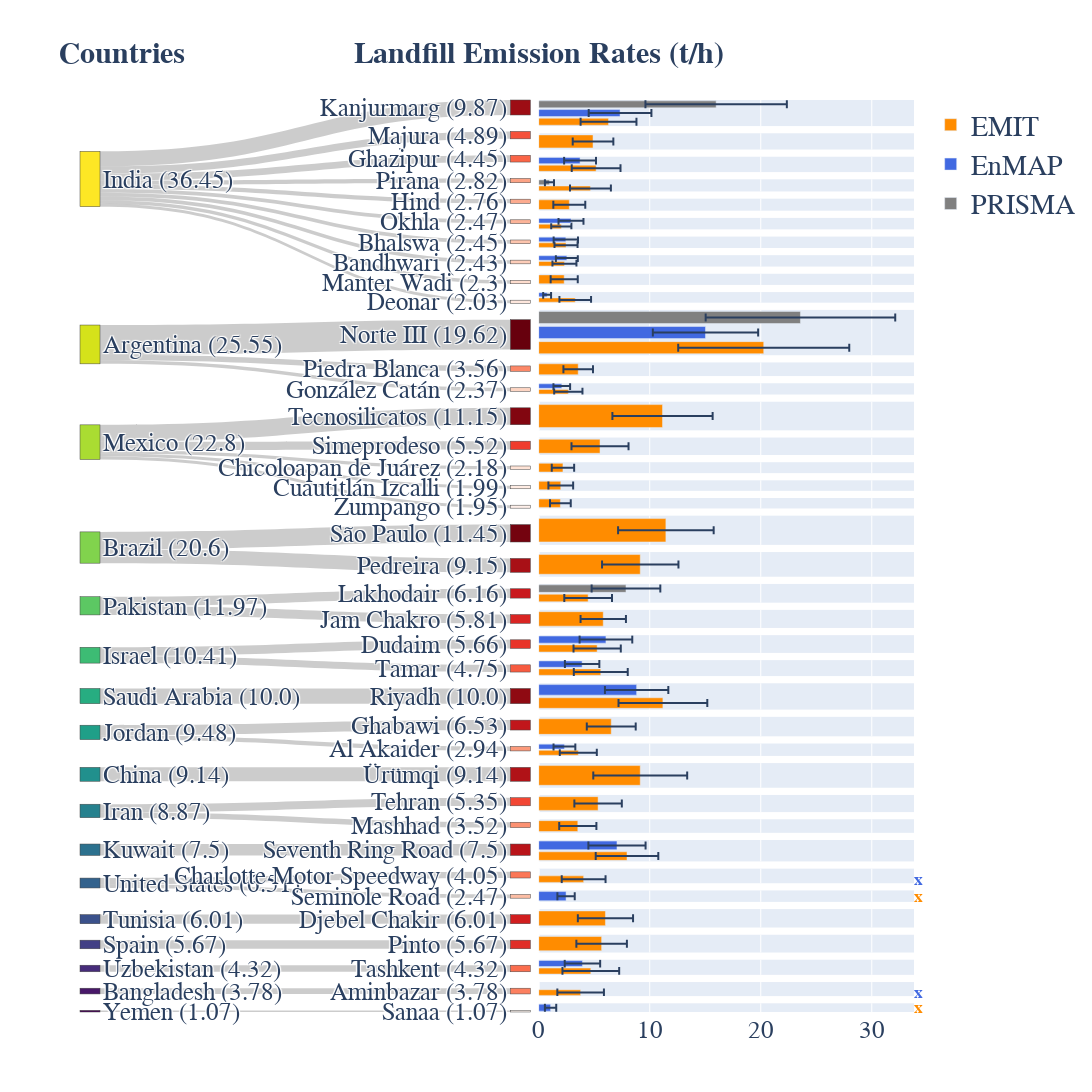

Notebook source saved alongside this figure:
### Code cell
type_colors = {'EMIT': 'darkorange',
               'EnMAP': 'royalblue',
               'PRISMA': 'gray'}

trace_sankey = go.Sankey(
    # orientation = 'v',
    node = {"label": label_list,
            'color': country_color+landfill_color,
            # 'pad': 50,
            },
    link = {"source": source, "target": target, "value": emission},
    domain={'x': [0, 0.54]},
    )

fig = make_subplots(rows=len(landfill_color), cols=2,
                    row_heights=row_height,
                    # row_heights=df_landfill_emiss['bar_width'].to_list(),
                    shared_xaxes=True,
)

fig.add_trace(trace_sankey)

# error bar plot
all_platforms =  ['EMIT', 'EnMAP', 'PRISMA']
row = 1
for name in df_emiss['name']:
    landfill_data = df_emiss_grp[df_emiss_grp['name'] == name]
    # add row for no plume is detected but valid
    df_summary_landfill = df_summary[df_summary['name']==name]
    available_platforms = df_emiss_grp[df_emiss_grp['name']==name]['platform']
    rest_platforms = list(np.setdiff1d(all_platforms, available_platforms))

    # plot bars
    for _, row_data in landfill_data.iterrows():
        fig.add_trace(
            go.Bar(y=[row_data['platform']], x=[row_data['mean']], orientation='h',
                   name=row_data['platform'], marker_color=type_colors[row_data['platform']],
                #    xaxis=f'x{row}',
                   width=0.8,
            error_x=dict(
                        type='data', # value of error bar given in data coordinates
                        array=np.array(row_data['std']),
                        visible=True)
                   ),
            row=row, col=2
        )

    # plot cross for landfills which have OBS but no plume
    for index, rest_platform in enumerate(rest_platforms):
        df_row = df_obs[df_obs['name']==name]
        if (df_row[f'overpass({rest_platform.lower()})'].values>0) and (df_row[f'plume({rest_platform.lower()})'].values==0):
            if rest_platform == 'PRISMA':
                x = 1.04
            else:
                x = 1.03
                fig.add_annotation(
                    dict(
                        font=dict(
                            color=type_colors[rest_platform],
                            size=17
                        ),
                        x=x,
                        xref='x domain',
                        y=row_data['platform'],
                        showarrow=False,
                        text="<b>x</b>",
                        textangle=0,
                    ),
                        row=row, col=2,
                )

    row += 1

# https://stackoverflow.com/a/62162555/7347925
names = set()
fig.for_each_trace(
    lambda trace:
        trace.update(showlegend=False)
        if (trace.name in names) else names.add(trace.name))

fig.update_yaxes(showticklabels=False) # Hide y axis ticks

fig.update_layout(
    font=dict(
        family='sans-serif',
        size=25,
        # color="RebeccaPurple"
    ),
    autosize=False,
    width=1500,
    height=1500,
    xaxis2=dict(
        range=(0, 35)
    ),
    legend=dict(font=dict(size=28), itemwidth=30),
)

fig.add_annotation(dict(x=0.05, y=1.05, ax=0, ay=0,
                    xref = "paper", yref = "paper", 
                    font=dict(size=30), text= "<b>Countries</b>",
                  ))

fig.add_annotation(dict(x=0.55, y=1.05, ax=0, ay=0,
                    xref = "paper", yref = "paper", 
                    font=dict(size=30), text= "<b>Landfill Emission Rates (t/h)</b>",
                  ))

fig.write_image('../figures/emission_sankey.pdf', scale=3)
fig.show()

### Figure 1 — Plotly figure (JSON) as saved in the notebook; plotly's stock layout.template omitted (floating-point values rounded to 4 significant figures)
{"data": [{"domain": {"x": [0, 0.54]}, "link": {"source": [0, 0, 0, 0, 0, 0, 0, 0, 0, 0, 1, 1, 1, 2, 2, 2, 2, 2, 3, 3, 4, 4, 5, 5, 6, 7, 7, 8, 9, 9, 10, 11, 11, 12, 13, 14, 15, 16], "target": [17, 18, 19, 20, 21, 22, 23, 24, 25, 26, 27, 28, 29, 30, 31, 32, 33, 34, 35, 36, 37, 38, 39, 40, 41, 42, 43, 44, 45, 46, 47, 48, 49, 50, 51, 52, 53, 54], "value": [9.866, 4.894, 4.448, 2.816, 2.756, 2.472, 2.452, 2.427, 2.296, 2.026, 19.62, 3.557, 2.373, 11.15, 5.522, 2.185, 1.989, 1.951, 11.45, 9.146, 6.157, 5.814, 5.66, 4.751, 10.0, 6.534, 2.942, 9.145, 5.349, 3.522, 7.502, 4.048, 2.465, 6.012, 5.668, 4.317, 3.777, 1.07]}, "node": {"color": ["#fde725", "#d5e21a", "#aadc32", "#81d34d", "#5cc863", "#3dbc74", "#27ad81", "#1f9f88", "#21908d", "#26818e", "#2c718e", "#33628d", "#3b518b", "#423f85", "#472c7a", "#481769", "#440154", "#9d0d14", "#f5513a", "#fa6547", "#fca385", "#fcab8f", "#fcb499", "#fdc5ae", "#fdcdb9", "#feddce", "#fee7dd", "#67000d", "#fc8868", "#fdd5c3", "#820610", "#ef3c2d", "#fee3d6", "#ffece3", "#fff0ea", "#74030f", "#a81016", "#c9181d", "#d92523", "#e83429", "#f75b40", "#8f0a12", "#c1161b", "#fc9a7b", "#b01217", "#f24633", "#fc9171", "#b91419", "#fb7757", "#fcbda4", "#d11e1f", "#e02d26", "#fb6e4e", "#fc8060", "#fff5f0"], "label": ["India (36.45)", "Argentina (25.55)", "Mexico (22.8)", "Brazil (20.6)", "Pakistan (11.97)", "Israel (10.41)", "Saudi Arabia (10.0)", "Jordan (9.48)", "China (9.14)", "Iran (8.87)", "Kuwait (7.5)", "United States (6.51)", "Tunisia (6.01)", "Spain (5.67)", "Uzbekistan (4.32)", "Bangladesh (3.78)", "Yemen (1.07)", "Kanjurmarg (9.87)", "Majura (4.89)", "Ghazipur (4.45)", "Pirana (2.82)", "Hind (2.76)", "Okhla (2.47)", "Bhalswa (2.45)", "Bandhwari (2.43)", "Manter Wadi (2.3)", "Deonar (2.03)", "Norte III (19.62)", "Piedra Blanca (3.56)", "González Catán (2.37)", "Tecnosilicatos (11.15)", "Simeprodeso (5.52)", "Chicoloapan de Juárez (2.18)", "Cuautitlán Izcalli (1.99)", "Zumpango (1.95)", "São Paulo (11.45)", "Pedreira (9.15)", "Lakhodair (6.16)", "Jam Chakro (5.81)", "Dudaim (5.66)", "Tamar (4.75)", "Riyadh (10.0)", "Ghabawi (6.53)", "Al Akaider (2.94)", "Ürümqi (9.14)", "Tehran (5.35)", "Mashhad (3.52)", "Seventh Ring Road (7.5)", "Charlotte Motor Speedway (4.05)", "Seminole Road (2.47)", "Djebel Chakir (6.01)", "Pinto (5.67)", "Tashkent (4.32)", "Aminbazar (3.78)", "Sanaa (1.07)"]}, "type": "sankey"}, {"error_x": {"array": [2.515], "type": "data", "visible": true}, "marker": {"color": "darkorange"}, "name": "EMIT", "orientation": "h", "type": "bar", "width": 0.8, "x": [6.29], "xaxis": "x2", "y": ["EMIT"], "yaxis": "y2"}, {"error_x": {"array": [2.824], "type": "data", "visible": true}, "marker": {"color": "royalblue"}, "name": "EnMAP", "orientation": "h", "type": "bar", "width": 0.8, "x": [7.328], "xaxis": "x2", "y": ["EnMAP"], "yaxis": "y2"}, {"error_x": {"array": [6.367], "type": "data", "visible": true}, "marker": {"color": "gray"}, "name": "PRISMA", "orientation": "h", "type": "bar", "width": 0.8, "x": [15.98], "xaxis": "x2", "y": ["PRISMA"], "yaxis": "y2"}, {"error_x": {"array": [1.83], "type": "data", "visible": true}, "marker": {"color": "darkorange"}, "name": "EMIT", "orientation": "h", "showlegend": false, "type": "bar", "width": 0.8, "x": [4.894], "xaxis": "x4", "y": ["EMIT"], "yaxis": "y4"}, {"error_x": {"array": [2.196], "type": "data", "visible": true}, "marker": {"color": "darkorange"}, "name": "EMIT", "orientation": "h", "showlegend": false, "type": "bar", "width": 0.8, "x": [5.171], "xaxis": "x6", "y": ["EMIT"], "yaxis": "y6"}, {"error_x": {"array": [1.437], "type": "data", "visible": true}, "marker": {"color": "royalblue"}, "name": "EnMAP", "orientation": "h", "showlegend": false, "type": "bar", "width": 0.8, "x": [3.726], "xaxis": "x6", "y": ["EnMAP"], "yaxis": "y6"}, {"error_x": {"array": [1.84], "type": "data", "visible": true}, "marker": {"color": "darkorange"}, "name": "EMIT", "orientation": "h", "showlegend": false, "type": "bar", "width": 0.8, "x": [4.661], "xaxis": "x8", "y": ["EMIT"], "yaxis": "y8"}, {"error_x": {"array": [0.4103], "type": "data", "visible": true}, "marker": {"color": "gray"}, "name": "PRISMA", "orientation": "h", "showlegend": false, "type": "bar", "width": 0.8, "x": [0.9703], "xaxis": "x8", "y": ["PRISMA"], "yaxis": "y8"}, {"error_x": {"array": [1.439], "type": "data", "visible": true}, "marker": {"color": "darkorange"}, "name": "EMIT", "orientation": "h", "showlegend": false, "type": "bar", "width": 0.8, "x": [2.756], "xaxis": "x10", "y": ["EMIT"], "yaxis": "y10"}, {"error_x": {"array": [0.9086], "type": "data", "visible": true}, "marker": {"color": "darkorange"}, "name": "EMIT", "orientation": "h", "showlegend": false, "type": "bar", "width": 0.8, "x": [2.036], "xaxis": "x12", "y": ["EMIT"], "yaxis": "y12"}, {"error_x": {"array": [1.124], "type": "data", "visible": true}, "marker": {"color": "royalblue"}, "name": "EnMAP", "orientation": "h", "showlegend": false, "type": "bar", "width": 0.8, "x": [2.908], "xaxis": "x12", "y": ["EnMAP"], "yaxis": "y12"}, {"error_x": {"array": [1.039], "type": "data", "visible": true}, "marker": {"color": "darkorange"}, "name": "EMIT", "orientation": "h", "showlegend": false, "type": "bar", "width": 0.8, "x": [2.461], "xaxis": "x14", "y": ["EMIT"], "yaxis": "y14"}, {"error_x": {"array": [1.095], "type": "data", "visible": true}, "marker": {"color": "royalblue"}, "name": "EnMAP", "orientation": "h", "showlegend": false, "type": "bar", "width": 0.8, "x": [2.442], "xaxis": "x14", "y": ["EnMAP"], "yaxis": "y14"}, {"error_x": {"array": [1.08], "type": "data", "visible": true}, "marker": {"color": "darkorange"}, "name": "EMIT", "orientation": "h", "showlegend": false, "type": "bar", "width": 0.8, "x": [2.319], "xaxis": "x16", "y": ["EMIT"], "yaxis": "y16"}, {"error_x": {"array": [0.9877], "type": "data", "visible": true}, "marker": {"color": "royalblue"}, "name": "EnMAP", "orientation": "h", "showlegend": false, "type": "bar", "width": 0.8, "x": [2.535], "xaxis": "x16", "y": ["EnMAP"], "yaxis": "y16"}, {"error_x": {"array": [1.22], "type": "data", "visible": true}, "marker": {"color": "darkorange"}, "name": "EMIT", "orientation": "h", "showlegend": false, "type": "bar", "width": 0.8, "x": [2.296], "xaxis": "x18", "y": ["EMIT"], "yaxis": "y18"}, {"error_x": {"array": [1.425], "type": "data", "visible": true}, "marker": {"color": "darkorange"}, "name": "EMIT", "orientation": "h", "showlegend": false, "type": "bar", "width": 0.8, "x": [3.291], "xaxis": "x20", "y": ["EMIT"], "yaxis": "y20"}, {"error_x": {"array": [0.3553], "type": "data", "visible": true}, "marker": {"color": "royalblue"}, "name": "EnMAP", "orientation": "h", "showlegend": false, "type": "bar", "width": 0.8, "x": [0.7599], "xaxis": "x20", "y": ["EnMAP"], "yaxis": "y20"}, {"error_x": {"array": [7.703], "type": "data", "visible": true}, "marker": {"color": "darkorange"}, "name": "EMIT", "orientation": "h", "showlegend": false, "type": "bar", "width": 0.8, "x": [20.27], "xaxis": "x22", "y": ["EMIT"], "yaxis": "y22"}, {"error_x": {"array": [4.744], "type": "data", "visible": true}, "marker": {"color": "royalblue"}, "name": "EnMAP", "orientation": "h", "showlegend": false, "type": "bar", "width": 0.8, "x": [15.02], "xaxis": "x22", "y": ["EnMAP"], "yaxis": "y22"}, {"error_x": {"array": [8.537], "type": "data", "visible": true}, "marker": {"color": "gray"}, "name": "PRISMA", "orientation": "h", "showlegend": false, "type": "bar", "width": 0.8, "x": [23.57], "xaxis": "x22", "y": ["PRISMA"], "yaxis": "y22"}, {"error_x": {"array": [1.33], "type": "data", "visible": true}, "marker": {"color": "darkorange"}, "name": "EMIT", "orientation": "h", "showlegend": false, "type": "bar", "width": 0.8, "x": [3.557], "xaxis": "x24", "y": ["EMIT"], "yaxis": "y24"}, {"error_x": {"array": [1.274], "type": "data", "visible": true}, "marker": {"color": "darkorange"}, "name": "EMIT", "orientation": "h", "showlegend": false, "type": "bar", "width": 0.8, "x": [2.667], "xaxis": "x26", "y": ["EMIT"], "yaxis": "y26"}, {"error_x": {"array": [0.7504], "type": "data", "visible": true}, "marker": {"color": "royalblue"}, "name": "EnMAP", "orientation": "h", "showlegend": false, "type": "bar", "width": 0.8, "x": [2.079], "xaxis": "x26", "y": ["EnMAP"], "yaxis": "y26"}, {"error_x": {"array": [4.513], "type": "data", "visible": true}, "marker": {"color": "darkorange"}, "name": "EMIT", "orientation": "h", "showlegend": false, "type": "bar", "width": 0.8, "x": [11.15], "xaxis": "x28", "y": ["EMIT"], "yaxis": "y28"}, {"error_x": {"array": [2.569], "type": "data", "visible": true}, "marker": {"color": "darkorange"}, "name": "EMIT", "orientation": "h", "showlegend": false, "type": "bar", "width": 0.8, "x": [5.522], "xaxis": "x30", "y": ["EMIT"], "yaxis": "y30"}, {"error_x": {"array": [1.008], "type": "data", "visible": true}, "marker": {"color": "darkorange"}, "name": "EMIT", "orientation": "h", "showlegend": false, "type": "bar", "width": 0.8, "x": [2.185], "xaxis": "x32", "y": ["EMIT"], "yaxis": "y32"}, {"error_x": {"array": [1.114], "type": "data", "visible": true}, "marker": {"color": "darkorange"}, "name": "EMIT", "orientation": "h", "showlegend": false, "type": "bar", "width": 0.8, "x": [1.989], "xaxis": "x34", "y": ["EMIT"], "yaxis": "y34"}, {"error_x": {"array": [0.9356], "type": "data", "visible": true}, "marker": {"color": "darkorange"}, "name": "EMIT", "orientation": "h", "showlegend": false, "type": "bar", "width": 0.8, "x": [1.951], "xaxis": "x36", "y": ["EMIT"], "yaxis": "y36"}, {"error_x": {"array": [4.304], "type": "data", "visible": true}, "marker": {"color": "darkorange"}, "name": "EMIT", "orientation": "h", "showlegend": false, "type": "bar", "width": 0.8, "x": [11.45], "xaxis": "x38", "y": ["EMIT"], "yaxis": "y38"}, {"error_x": {"array": [3.441], "type": "data", "visible": true}, "marker": {"color": "darkorange"}, "name": "EMIT", "orientation": "h", "showlegend": false, "type": "bar", "width": 0.8, "x": [9.146], "xaxis": "x40", "y": ["EMIT"], "yaxis": "y40"}, {"error_x": {"array": [2.147], "type": "data", "visible": true}, "marker": {"color": "darkorange"}, "name": "EMIT", "orientation": "h", "showlegend": false, "type": "bar", "width": 0.8, "x": [4.453], "xaxis": "x42", "y": ["EMIT"], "yaxis": "y42"}, {"error_x": {"array": [3.093], "type": "data", "visible": true}, "marker": {"color": "gray"}, "name": "PRISMA", "orientation": "h", "showlegend": false, "type": "bar", "width": 0.8, "x": [7.861], "xaxis": "x42", "y": ["PRISMA"], "yaxis": "y42"}, {"error_x": {"array": [2.043], "type": "data", "visible": true}, "marker": {"color": "darkorange"}, "name": "EMIT", "orientation": "h", "showlegend": false, "type": "bar", "width": 0.8, "x": [5.814], "xaxis": "x44", "y": ["EMIT"], "yaxis": "y44"}, {"error_x": {"array": [2.129], "type": "data", "visible": true}, "marker": {"color": "darkorange"}, "name": "EMIT", "orientation": "h", "showlegend": false, "type": "bar", "width": 0.8, "x": [5.265], "xaxis": "x46", "y": ["EMIT"], "yaxis": "y46"}, {"error_x": {"array": [2.372], "type": "data", "visible": true}, "marker": {"color": "royalblue"}, "name": "EnMAP", "orientation": "h", "showlegend": false, "type": "bar", "width": 0.8, "x": [6.055], "xaxis": "x46", "y": ["EnMAP"], "yaxis": "y46"}, {"error_x": {"array": [2.429], "type": "data", "visible": true}, "marker": {"color": "darkorange"}, "name": "EMIT", "orientation": "h", "showlegend": false, "type": "bar", "width": 0.8, "x": [5.591], "xaxis": "x48", "y": ["EMIT"], "yaxis": "y48"}, {"error_x": {"array": [1.551], "type": "data", "visible": true}, "marker": {"color": "royalblue"}, "name": "EnMAP", "orientation": "h", "showlegend": false, "type": "bar", "width": 0.8, "x": [3.911], "xaxis": "x48", "y": ["EnMAP"], "yaxis": "y48"}, {"error_x": {"array": [3.998], "type": "data", "visible": true}, "marker": {"color": "darkorange"}, "name": "EMIT", "orientation": "h", "showlegend": false, "type": "bar", "width": 0.8, "x": [11.19], "xaxis": "x50", "y": ["EMIT"], "yaxis": "y50"}, {"error_x": {"array": [2.854], "type": "data", "visible": true}, "marker": {"color": "royalblue"}, "name": "EnMAP", "orientation": "h", "showlegend": false, "type": "bar", "width": 0.8, "x": [8.82], "xaxis": "x50", "y": ["EnMAP"], "yaxis": "y50"}, {"error_x": {"array": [2.203], "type": "data", "visible": true}, "marker": {"color": "darkorange"}, "name": "EMIT", "orientation": "h", "showlegend": false, "type": "bar", "width": 0.8, "x": [6.534], "xaxis": "x52", "y": ["EMIT"], "yaxis": "y52"}, {"error_x": {"array": [1.667], "type": "data", "visible": true}, "marker": {"color": "darkorange"}, "name": "EMIT", "orientation": "h", "showlegend": false, "type": "bar", "width": 0.8, "x": [3.567], "xaxis": "x54", "y": ["EMIT"], "yaxis": "y54"}, {"error_x": {"array": [0.9818], "type": "data", "visible": true}, "marker": {"color": "royalblue"}, "name": "EnMAP", "orientation": "h", "showlegend": false, "type": "bar", "width": 0.8, "x": [2.317], "xaxis": "x54", "y": ["EnMAP"], "yaxis": "y54"}, {"error_x": {"array": [4.229], "type": "data", "visible": true}, "marker": {"color": "darkorange"}, "name": "EMIT", "orientation": "h", "showlegend": false, "type": "bar", "width": 0.8, "x": [9.145], "xaxis": "x56", "y": ["EMIT"], "yaxis": "y56"}, {"error_x": {"array": [2.137], "type": "data", "visible": true}, "marker": {"color": "darkorange"}, "name": "EMIT", "orientation": "h", "showlegend": false, "type": "bar", "width": 0.8, "x": [5.349], "xaxis": "x58", "y": ["EMIT"], "yaxis": "y58"}, {"error_x": {"array": [1.674], "type": "data", "visible": true}, "marker": {"color": "darkorange"}, "name": "EMIT", "orientation": "h", "showlegend": false, "type": "bar", "width": 0.8, "x": [3.522], "xaxis": "x60", "y": ["EMIT"], "yaxis": "y60"}, {"error_x": {"array": [2.818], "type": "data", "visible": true}, "marker": {"color": "darkorange"}, "name": "EMIT", "orientation": "h", "showlegend": false, "type": "bar", "width": 0.8, "x": [7.954], "xaxis": "x62", "y": ["EMIT"], "yaxis": "y62"}, {"error_x": {"array": [2.575], "type": "data", "visible": true}, "marker": {"color": "royalblue"}, "name": "EnMAP", "orientation": "h", "showlegend": false, "type": "bar", "width": 0.8, "x": [7.05], "xaxis": "x62", "y": ["EnMAP"], "yaxis": "y62"}, {"error_x": {"array": [1.973], "type": "data", "visible": true}, "marker": {"color": "darkorange"}, "name": "EMIT", "orientation": "h", "showlegend": false, "type": "bar", "width": 0.8, "x": [4.048], "xaxis": "x64", "y": ["EMIT"], "yaxis": "y64"}, {"error_x": {"array": [0.7801], "type": "data", "visible": true}, "marker": {"color": "royalblue"}, "name": "EnMAP", "orientation": "h", "showlegend": false, "type": "bar", "width": 0.8, "x": [2.465], "xaxis": "x66", "y": ["EnMAP"], "yaxis": "y66"}, {"error_x": {"array": [2.487], "type": "data", "visible": true}, "marker": {"color": "darkorange"}, "name": "EMIT", "orientation": "h", "showlegend": false, "type": "bar", "width": 0.8, "x": [6.012], "xaxis": "x68", "y": ["EMIT"], "yaxis": "y68"}, {"error_x": {"array": [2.276], "type": "data", "visible": true}, "marker": {"color": "darkorange"}, "name": "EMIT", "orientation": "h", "showlegend": false, "type": "bar", "width": 0.8, "x": [5.668], "xaxis": "x70", "y": ["EMIT"], "yaxis": "y70"}, {"error_x": {"array": [2.554], "type": "data", "visible": true}, "marker": {"color": "darkorange"}, "name": "EMIT", "orientation": "h", "showlegend": false, "type": "bar", "width": 0.8, "x": [4.694], "xaxis": "x72", "y": ["EMIT"], "yaxis": "y72"}, {"error_x": {"array": [1.596], "type": "data", "visible": true}, "marker": {"color": "royalblue"}, "name": "EnMAP", "orientation": "h", "showlegend": false, "type": "bar", "width": 0.8, "x": [3.94], "xaxis": "x72", "y": ["EnMAP"], "yaxis": "y72"}, {"error_x": {"array": [2.098], "type": "data", "visible": true}, "marker": {"color": "darkorange"}, "name": "EMIT", "orientation": "h", "showlegend": false, "type": "bar", "width": 0.8, "x": [3.777], "xaxis": "x74", "y": ["EMIT"], "yaxis": "y74"}, {"error_x": {"array": [0.5104], "type": "data", "visible": true}, "marker": {"color": "royalblue"}, "name": "EnMAP", "orientation": "h", "showlegend": false, "type": "bar", "width": 0.8, "x": [1.07], "xaxis": "x76", "y": ["EnMAP"], "yaxis": "y76"}], "layout": {"annotations": [{"font": {"color": "royalblue", "size": 17}, "showarrow": false, "text": "<b>x</b>", "textangle": 0, "x": 1.03, "xref": "x64 domain", "y": "EMIT", "yref": "y64"}, {"font": {"color": "darkorange", "size": 17}, "showarrow": false, "text": "<b>x</b>", "textangle": 0, "x": 1.03, "xref": "x66 domain", "y": "EnMAP", "yref": "y66"}, {"font": {"color": "royalblue", "size": 17}, "showarrow": false, "text": "<b>x</b>", "textangle": 0, "x": 1.03, "xref": "x74 domain", "y": "EMIT", "yref": "y74"}, {"font": {"color": "darkorange", "size": 17}, "showarrow": false, "text": "<b>x</b>", "textangle": 0, "x": 1.03, "xref": "x76 domain", "y": "EnMAP", "yref": "y76"}, {"ax": 0, "ay": 0, "font": {"size": 30}, "text": "<b>Countries</b>", "x": 0.05, "xref": "paper", "y": 1.05, "yref": "paper"}, {"ax": 0, "ay": 0, "font": {"size": 30}, "text": "<b>Landfill Emission Rates (t/h)</b>", "x": 0.55, "xref": "paper", "y": 1.05, "yref": "paper"}], "autosize": false, "font": {"family": "sans-serif", "size": 25}, "height": 1500, "legend": {"font": {"size": 28}, "itemwidth": 30}, "width": 1500, "xaxis": {"anchor": "y", "domain": [0, 0.45], "matches": "x75", "showticklabels": false}, "xaxis10": {"anchor": "y10", "domain": [0.55, 1], "matches": "x76", "showticklabels": false}, "xaxis11": {"anchor": "y11", "domain": [0, 0.45], "matches": "x75", "showticklabels": false}, "xaxis12": {"anchor": "y12", "domain": [0.55, 1], "matches": "x76", "showticklabels": false}, "xaxis13": {"anchor": "y13", "domain": [0, 0.45], "matches": "x75", "showticklabels": false}, "xaxis14": {"anchor": "y14", "domain": [0.55, 1], "matches": "x76", "showticklabels": false}, "xaxis15": {"anchor": "y15", "domain": [0, 0.45], "matches": "x75", "showticklabels": false}, "xaxis16": {"anchor": "y16", "domain": [0.55, 1], "matches": "x76", "showticklabels": false}, "xaxis17": {"anchor": "y17", "domain": [0, 0.45], "matches": "x75", "showticklabels": false}, "xaxis18": {"anchor": "y18", "domain": [0.55, 1], "matches": "x76", "showticklabels": false}, "xaxis19": {"anchor": "y19", "domain": [0, 0.45], "matches": "x75", "showticklabels": false}, "xaxis2": {"anchor": "y2", "domain": [0.55, 1], "matches": "x76", "range": [0, 35], "showticklabels": false}, "xaxis20": {"anchor": "y20", "domain": [0.55, 1], "matches": "x76", "showticklabels": false}, "xaxis21": {"anchor": "y21", "domain": [0, 0.45], "matches": "x75", "showticklabels": false}, "xaxis22": {"anchor": "y22", "domain": [0.55, 1], "matches": "x76", "showticklabels": false}, "xaxis23": {"anchor": "y23", "domain": [0, 0.45], "matches": "x75", "showticklabels": false}, "xaxis24": {"anchor": "y24", "domain": [0.55, 1], "matches": "x76", "showticklabels": false}, "xaxis25": {"anchor": "y25", "domain": [0, 0.45], "matches": "x75", "showticklabels": false}, "xaxis26": {"anchor": "y26", "domain": [0.55, 1], "matches": "x76", "showticklabels": false}, "xaxis27": {"anchor": "y27", "domain": [0, 0.45], "matches": "x75", "showticklabels": false}, "xaxis28": {"anchor": "y28", "domain": [0.55, 1], "matches": "x76", "showticklabels": false}, "xaxis29": {"anchor": "y29", "domain": [0, 0.45], "matches": "x75", "showticklabels": false}, "xaxis3": {"anchor": "y3", "domain": [0, 0.45], "matches": "x75", "showticklabels": false}, "xaxis30": {"anchor": "y30", "domain": [0.55, 1], "matches": "x76", "showticklabels": false}, "xaxis31": {"anchor": "y31", "domain": [0, 0.45], "matches": "x75", "showticklabels": false}, "xaxis32": {"anchor": "y32", "domain": [0.55, 1], "matches": "x76", "showticklabels": false}, "xaxis33": {"anchor": "y33", "domain": [0, 0.45], "matches": "x75", "showticklabels": false}, "xaxis34": {"anchor": "y34", "domain": [0.55, 1], "matches": "x76", "showticklabels": false}, "xaxis35": {"anchor": "y35", "domain": [0, 0.45], "matches": "x75", "showticklabels": false}, "xaxis36": {"anchor": "y36", "domain": [0.55, 1], "matches": "x76", "showticklabels": false}, "xaxis37": {"anchor": "y37", "domain": [0, 0.45], "matches": "x75", "showticklabels": false}, "xaxis38": {"anchor": "y38", "domain": [0.55, 1], "matches": "x76", "showticklabels": false}, "xaxis39": {"anchor": "y39", "domain": [0, 0.45], "matches": "x75", "showticklabels": false}, "xaxis4": {"anchor": "y4", "domain": [0.55, 1], "matches": "x76", "showticklabels": false}, "xaxis40": {"anchor": "y40", "domain": [0.55, 1], "matches": "x76", "showticklabels": false}, "xaxis41": {"anchor": "y41", "domain": [0, 0.45], "matches": "x75", "showticklabels": false}, "xaxis42": {"anchor": "y42", "domain": [0.55, 1], "matches": "x76", "showticklabels": false}, "xaxis43": {"anchor": "y43", "domain": [0, 0.45], "matches": "x75", "showticklabels": false}, "xaxis44": {"anchor": "y44", "domain": [0.55, 1], "matches": "x76", "showticklabels": false}, "xaxis45": {"anchor": "y45", "domain": [0, 0.45], "matches": "x75", "showticklabels": false}, "xaxis46": {"anchor": "y46", "domain": [0.55, 1], "matches": "x76", "showticklabels": false}, "xaxis47": {"anchor": "y47", "domain": [0, 0.45], "matches": "x75", "showticklabels": false}, "xaxis48": {"anchor": "y48", "domain": [0.55, 1], "matches": "x76", "showticklabels": false}, "xaxis49": {"anchor": "y49", "domain": [0, 0.45], "matches": "x75", "showticklabels": false}, "xaxis5": {"anchor": "y5", "domain": [0, 0.45], "matches": "x75", "showticklabels": false}, "xaxis50": {"anchor": "y50", "domain": [0.55, 1], "matches": "x76", "showticklabels": false}, "xaxis51": {"anchor": "y51", "domain": [0, 0.45], "matches": "x75", "showticklabels": false}, "xaxis52": {"anchor": "y52", "domain": [0.55, 1], "matches": "x76", "showticklabels": false}, "xaxis53": {"anchor": "y53", "domain": [0, 0.45], "matches": "x75", "showticklabels": false}, "xaxis54": {"anchor": "y54", "domain": [0.55, 1], "matches": "x76", "showticklabels": false}, "xaxis55": {"anchor": "y55", "domain": [0, 0.45], "matches": "x75", "showticklabels": false}, "xaxis56": {"anchor": "y56", "domain": [0.55, 1], "matches": "x76", "showticklabels": false}, "xaxis57": {"anchor": "y57", "domain": [0, 0.45], "matches": "x75", "showticklabels": false}, "xaxis58": {"anchor": "y58", "domain": [0.55, 1], "matches": "x76", "showticklabels": false}, "xaxis59": {"anchor": "y59", "domain": [0, 0.45], "matches": "x75", "showticklabels": false}, "xaxis6": {"anchor": "y6", "domain": [0.55, 1], "matches": "x76", "showticklabels": false}, "xaxis60": {"anchor": "y60", "domain": [0.55, 1], "matches": "x76", "showticklabels": false}, "xaxis61": {"anchor": "y61", "domain": [0, 0.45], "matches": "x75", "showticklabels": false}, "xaxis62": {"anchor": "y62", "domain": [0.55, 1], "matches": "x76", "showticklabels": false}, "xaxis63": {"anchor": "y63", "domain": [0, 0.45], "matches": "x75", "showticklabels": false}, "xaxis64": {"anchor": "y64", "domain": [0.55, 1], "matches": "x76", "showticklabels": false}, "xaxis65": {"anchor": "y65", "domain": [0, 0.45], "matches": "x75", "showticklabels": false}, "xaxis66": {"anchor": "y66", "domain": [0.55, 1], "matches": "x76", "showticklabels": false}, "xaxis67": {"anchor": "y67", "domain": [0, 0.45], "matches": "x75", "showticklabels": false}, "xaxis68": {"anchor": "y68", "domain": [0.55, 1], "matches": "x76", "showticklabels": false}, "xaxis69": {"anchor": "y69", "domain": [0, 0.45], "matches": "x75", "showticklabels": false}, "xaxis7": {"anchor": "y7", "domain": [0, 0.45], "matches": "x75", "showticklabels": false}, "xaxis70": {"anchor": "y70", "domain": [0.55, 1], "matches": "x76", "showticklabels": false}, "xaxis71": {"anchor": "y71", "domain": [0, 0.45], "matches": "x75", "showticklabels": false}, "xaxis72": {"anchor": "y72", "domain": [0.55, 1], "matches": "x76", "showticklabels": false}, "xaxis73": {"anchor": "y73", "domain": [0, 0.45], "matches": "x75", "showticklabels": false}, "xaxis74": {"anchor": "y74", "domain": [0.55, 1], "matches": "x76", "showticklabels": false}, "xaxis75": {"anchor": "y75", "domain": [0, 0.45]}, "xaxis76": {"anchor": "y76", "domain": [0.55, 1]}, "xaxis8": {"anchor": "y8", "domain": [0.55, 1], "matches": "x76", "showticklabels": false}, "xaxis9": {"anchor": "y9", "domain": [0, 0.45], "matches": "x75", "showticklabels": false}, "yaxis": {"anchor": "x", "domain": [0.9714, 1.0], "showticklabels": false}, "yaxis10": {"anchor": "x10", "domain": [0.8786, 0.8918], "showticklabels": false}, "yaxis11": {"anchor": "x11", "domain": [0.8582, 0.8707], "showticklabels": false}, "yaxis12": {"anchor": "x12", "domain": [0.8582, 0.8707], "showticklabels": false}, "yaxis13": {"anchor": "x13", "domain": [0.8377, 0.8503], "showticklabels": false}, "yaxis14": {"anchor": "x14", "domain": [0.8377, 0.8503], "showticklabels": false}, "yaxis15": {"anchor": "x15", "domain": [0.8174, 0.8298], "showticklabels": false}, "yaxis16": {"anchor": "x16", "domain": [0.8174, 0.8298], "showticklabels": false}, "yaxis17": {"anchor": "x17", "domain": [0.7973, 0.8095], "showticklabels": false}, "yaxis18": {"anchor": "x18", "domain": [0.7973, 0.8095], "showticklabels": false}, "yaxis19": {"anchor": "x19", "domain": [0.7777, 0.7894], "showticklabels": false}, "yaxis2": {"anchor": "x2", "domain": [0.9714, 1.0], "showticklabels": false}, "yaxis20": {"anchor": "x20", "domain": [0.7777, 0.7894], "showticklabels": false}, "yaxis21": {"anchor": "x21", "domain": [0.7201, 0.7699], "showticklabels": false}, "yaxis22": {"anchor": "x22", "domain": [0.7201, 0.7699], "showticklabels": false}, "yaxis23": {"anchor": "x23", "domain": [0.6973, 0.7122], "showticklabels": false}, "yaxis24": {"anchor": "x24", "domain": [0.6973, 0.7122], "showticklabels": false}, "yaxis25": {"anchor": "x25", "domain": [0.6771, 0.6894], "showticklabels": false}, "yaxis26": {"anchor": "x26", "domain": [0.6771, 0.6894], "showticklabels": false}, "yaxis27": {"anchor": "x27", "domain": [0.6378, 0.6692], "showticklabels": false}, "yaxis28": {"anchor": "x28", "domain": [0.6378, 0.6692], "showticklabels": false}, "yaxis29": {"anchor": "x29", "domain": [0.6107, 0.6299], "showticklabels": false}, "yaxis3": {"anchor": "x3", "domain": [0.9457, 0.9635], "showticklabels": false}, "yaxis30": {"anchor": "x30", "domain": [0.6107, 0.6299], "showticklabels": false}, "yaxis31": {"anchor": "x31", "domain": [0.5909, 0.6028], "showticklabels": false}, "yaxis32": {"anchor": "x32", "domain": [0.5909, 0.6028], "showticklabels": false}, "yaxis33": {"anchor": "x33", "domain": [0.5715, 0.583], "showticklabels": false}, "yaxis34": {"anchor": "x34", "domain": [0.5715, 0.583], "showticklabels": false}, "yaxis35": {"anchor": "x35", "domain": [0.5521, 0.5636], "showticklabels": false}, "yaxis36": {"anchor": "x36", "domain": [0.5521, 0.5636], "showticklabels": false}, "yaxis37": {"anchor": "x37", "domain": [0.5122, 0.5442], "showticklabels": false}, "yaxis38": {"anchor": "x38", "domain": [0.5122, 0.5442], "showticklabels": false}, "yaxis39": {"anchor": "x39", "domain": [0.4773, 0.5043], "showticklabels": false}, "yaxis4": {"anchor": "x4", "domain": [0.9457, 0.9635], "showticklabels": false}, "yaxis40": {"anchor": "x40", "domain": [0.4773, 0.5043], "showticklabels": false}, "yaxis41": {"anchor": "x41", "domain": [0.4488, 0.4694], "showticklabels": false}, "yaxis42": {"anchor": "x42", "domain": [0.4488, 0.4694], "showticklabels": false}, "yaxis43": {"anchor": "x43", "domain": [0.4211, 0.4409], "showticklabels": false}, "yaxis44": {"anchor": "x44", "domain": [0.4211, 0.4409], "showticklabels": false}, "yaxis45": {"anchor": "x45", "domain": [0.3937, 0.4132], "showticklabels": false}, "yaxis46": {"anchor": "x46", "domain": [0.3937, 0.4132], "showticklabels": false}, "yaxis47": {"anchor": "x47", "domain": [0.3683, 0.3858], "showticklabels": false}, "yaxis48": {"anchor": "x48", "domain": [0.3683, 0.3858], "showticklabels": false}, "yaxis49": {"anchor": "x49", "domain": [0.3316, 0.3604], "showticklabels": false}, "yaxis5": {"anchor": "x5", "domain": [0.9209, 0.9378], "showticklabels": false}, "yaxis50": {"anchor": "x50", "domain": [0.3316, 0.3604], "showticklabels": false}, "yaxis51": {"anchor": "x51", "domain": [0.3023, 0.3237], "showticklabels": false}, "yaxis52": {"anchor": "x52", "domain": [0.3023, 0.3237], "showticklabels": false}, "yaxis53": {"anchor": "x53", "domain": [0.2808, 0.2944], "showticklabels": false}, "yaxis54": {"anchor": "x54", "domain": [0.2808, 0.2944], "showticklabels": false}, "yaxis55": {"anchor": "x55", "domain": [0.2459, 0.2729], "showticklabels": false}, "yaxis56": {"anchor": "x56", "domain": [0.2459, 0.2729], "showticklabels": false}, "yaxis57": {"anchor": "x57", "domain": [0.2192, 0.238], "showticklabels": false}, "yaxis58": {"anchor": "x58", "domain": [0.2192, 0.238], "showticklabels": false}, "yaxis59": {"anchor": "x59", "domain": [0.1965, 0.2113], "showticklabels": false}, "yaxis6": {"anchor": "x6", "domain": [0.9209, 0.9378], "showticklabels": false}, "yaxis60": {"anchor": "x60", "domain": [0.1965, 0.2113], "showticklabels": false}, "yaxis61": {"anchor": "x61", "domain": [0.1651, 0.1886], "showticklabels": false}, "yaxis62": {"anchor": "x62", "domain": [0.1651, 0.1886], "showticklabels": false}, "yaxis63": {"anchor": "x63", "domain": [0.1412, 0.1572], "showticklabels": false}, "yaxis64": {"anchor": "x64", "domain": [0.1412, 0.1572], "showticklabels": false}, "yaxis65": {"anchor": "x65", "domain": [0.1207, 0.1333], "showticklabels": false}, "yaxis66": {"anchor": "x66", "domain": [0.1207, 0.1333], "showticklabels": false}, "yaxis67": {"anchor": "x67", "domain": [0.0926, 0.1128], "showticklabels": false}, "yaxis68": {"anchor": "x68", "domain": [0.0926, 0.1128], "showticklabels": false}, "yaxis69": {"anchor": "x69", "domain": [0.06521, 0.08471], "showticklabels": false}, "yaxis7": {"anchor": "x7", "domain": [0.8997, 0.913], "showticklabels": false}, "yaxis70": {"anchor": "x70", "domain": [0.06521, 0.08471], "showticklabels": false}, "yaxis71": {"anchor": "x71", "domain": [0.04074, 0.05731], "showticklabels": false}, "yaxis72": {"anchor": "x72", "domain": [0.04074, 0.05731], "showticklabels": false}, "yaxis73": {"anchor": "x73", "domain": [0.01743, 0.03284], "showticklabels": false}, "yaxis74": {"anchor": "x74", "domain": [0.01743, 0.03284], "showticklabels": false}, "yaxis75": {"anchor": "x75", "domain": [0, 0.009538], "showticklabels": false}, "yaxis76": {"anchor": "x76", "domain": [0, 0.009538], "showticklabels": false}, "yaxis8": {"anchor": "x8", "domain": [0.8997, 0.913], "showticklabels": false}, "yaxis9": {"anchor": "x9", "domain": [0.8786, 0.8918], "showticklabels": false}}}
